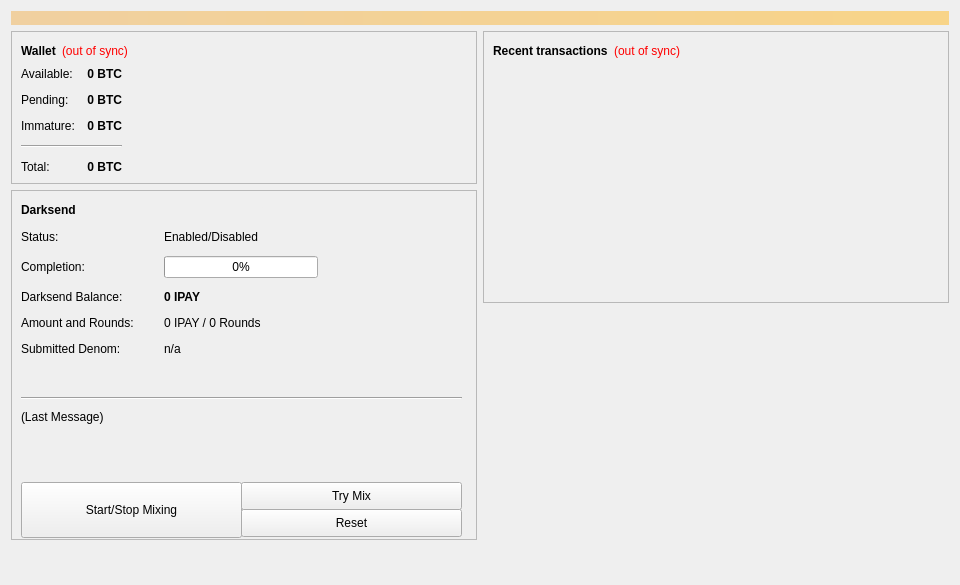
<?xml version="1.0" encoding="UTF-8"?>
<ui version="4.0">
 <class>OverviewPage</class>
 <widget class="QWidget" name="OverviewPage">
  <property name="geometry">
   <rect>
    <x>0</x>
    <y>0</y>
    <width>960</width>
    <height>585</height>
   </rect>
  </property>
  <property name="minimumSize">
   <size>
    <width>960</width>
    <height>0</height>
   </size>
  </property>
  <property name="windowTitle">
   <string>Form</string>
  </property>
  <layout class="QVBoxLayout" name="topLayout">
   <item>
    <widget class="QLabel" name="labelAlerts">
     <property name="visible">
      <bool>false</bool>
     </property>
     <property name="styleSheet">
      <string notr="true">background-color: qlineargradient(x1: 0, y1: 0, x2: 1, y2: 0, stop:0 #F0D0A0, stop:1 #F8D488); color:#000000;</string>
     </property>
     <property name="wordWrap">
      <bool>true</bool>
     </property>
     <property name="margin">
      <number>3</number>
     </property>
    </widget>
   </item>
   <item>
    <layout class="QHBoxLayout" name="horizontalLayout" stretch="1,1">
     <item>
      <layout class="QVBoxLayout" name="verticalLayout_2">
       <item>
        <widget class="QFrame" name="frame">
         <property name="frameShape">
          <enum>QFrame::StyledPanel</enum>
         </property>
         <property name="frameShadow">
          <enum>QFrame::Raised</enum>
         </property>
         <layout class="QVBoxLayout" name="verticalLayout_4">
          <item>
           <layout class="QHBoxLayout" name="horizontalLayout_4">
            <item>
             <widget class="QLabel" name="label_5">
              <property name="font">
               <font>
                <weight>75</weight>
                <bold>true</bold>
               </font>
              </property>
              <property name="text">
               <string>Wallet</string>
              </property>
             </widget>
            </item>
            <item>
             <widget class="QLabel" name="labelWalletStatus">
              <property name="toolTip">
               <string>The displayed information may be out of date. Your wallet automatically synchronizes with the iCash network after a connection is established, but this process has not completed yet.</string>
              </property>
              <property name="styleSheet">
               <string notr="true">QLabel { color: red; }</string>
              </property>
              <property name="text">
               <string notr="true">(out of sync)</string>
              </property>
              <property name="alignment">
               <set>Qt::AlignLeading|Qt::AlignLeft|Qt::AlignVCenter</set>
              </property>
             </widget>
            </item>
            <item>
             <spacer name="horizontalSpacer_2">
              <property name="orientation">
               <enum>Qt::Horizontal</enum>
              </property>
              <property name="sizeHint" stdset="0">
               <size>
                <width>40</width>
                <height>20</height>
               </size>
              </property>
             </spacer>
            </item>
           </layout>
          </item>
          <item>
           <layout class="QHBoxLayout" name="horizontalLayout_3">
            <item>
             <layout class="QFormLayout" name="formLayout_2">
              <property name="fieldGrowthPolicy">
               <enum>QFormLayout::AllNonFixedFieldsGrow</enum>
              </property>
              <property name="horizontalSpacing">
               <number>12</number>
              </property>
              <property name="verticalSpacing">
               <number>12</number>
              </property>
              <item row="0" column="0">
               <widget class="QLabel" name="label">
                <property name="text">
                 <string>Available:</string>
                </property>
               </widget>
              </item>
              <item row="0" column="1">
               <widget class="QLabel" name="labelBalance">
                <property name="font">
                 <font>
                  <weight>75</weight>
                  <bold>true</bold>
                 </font>
                </property>
                <property name="cursor">
                 <cursorShape>IBeamCursor</cursorShape>
                </property>
                <property name="toolTip">
                 <string>Your current spendable balance</string>
                </property>
                <property name="text">
                 <string notr="true">0 BTC</string>
                </property>
                <property name="alignment">
                 <set>Qt::AlignRight|Qt::AlignTrailing|Qt::AlignVCenter</set>
                </property>
                <property name="textInteractionFlags">
                 <set>Qt::LinksAccessibleByMouse|Qt::TextSelectableByKeyboard|Qt::TextSelectableByMouse</set>
                </property>
               </widget>
              </item>
              <item row="1" column="0">
               <widget class="QLabel" name="label_3">
                <property name="text">
                 <string>Pending:</string>
                </property>
               </widget>
              </item>
              <item row="1" column="1">
               <widget class="QLabel" name="labelUnconfirmed">
                <property name="font">
                 <font>
                  <weight>75</weight>
                  <bold>true</bold>
                 </font>
                </property>
                <property name="cursor">
                 <cursorShape>IBeamCursor</cursorShape>
                </property>
                <property name="toolTip">
                 <string>Total of transactions that have yet to be confirmed, and do not yet count toward the spendable balance</string>
                </property>
                <property name="text">
                 <string notr="true">0 BTC</string>
                </property>
                <property name="alignment">
                 <set>Qt::AlignRight|Qt::AlignTrailing|Qt::AlignVCenter</set>
                </property>
                <property name="textInteractionFlags">
                 <set>Qt::LinksAccessibleByMouse|Qt::TextSelectableByKeyboard|Qt::TextSelectableByMouse</set>
                </property>
               </widget>
              </item>
              <item row="2" column="0">
               <widget class="QLabel" name="labelImmatureText">
                <property name="text">
                 <string>Immature:</string>
                </property>
               </widget>
              </item>
              <item row="2" column="1">
               <widget class="QLabel" name="labelImmature">
                <property name="font">
                 <font>
                  <weight>75</weight>
                  <bold>true</bold>
                 </font>
                </property>
                <property name="toolTip">
                 <string>Mined balance that has not yet matured</string>
                </property>
                <property name="text">
                 <string notr="true">0 BTC</string>
                </property>
                <property name="alignment">
                 <set>Qt::AlignRight|Qt::AlignTrailing|Qt::AlignVCenter</set>
                </property>
                <property name="textInteractionFlags">
                 <set>Qt::LinksAccessibleByMouse|Qt::TextSelectableByKeyboard|Qt::TextSelectableByMouse</set>
                </property>
               </widget>
              </item>
              <item row="4" column="0">
               <widget class="QLabel" name="labelTotalText">
                <property name="text">
                 <string>Total:</string>
                </property>
               </widget>
              </item>
              <item row="4" column="1">
               <widget class="QLabel" name="labelTotal">
                <property name="font">
                 <font>
                  <weight>75</weight>
                  <bold>true</bold>
                 </font>
                </property>
                <property name="cursor">
                 <cursorShape>IBeamCursor</cursorShape>
                </property>
                <property name="toolTip">
                 <string>Your current total balance</string>
                </property>
                <property name="text">
                 <string notr="true">0 BTC</string>
                </property>
                <property name="alignment">
                 <set>Qt::AlignRight|Qt::AlignTrailing|Qt::AlignVCenter</set>
                </property>
                <property name="textInteractionFlags">
                 <set>Qt::LinksAccessibleByMouse|Qt::TextSelectableByKeyboard|Qt::TextSelectableByMouse</set>
                </property>
               </widget>
              </item>
              <item row="3" column="0" colspan="2">
               <widget class="Line" name="line">
                <property name="orientation">
                 <enum>Qt::Horizontal</enum>
                </property>
               </widget>
              </item>
             </layout>
            </item>
            <item>
             <spacer name="horizontalSpacer_3">
              <property name="orientation">
               <enum>Qt::Horizontal</enum>
              </property>
              <property name="sizeHint" stdset="0">
               <size>
                <width>40</width>
                <height>20</height>
               </size>
              </property>
             </spacer>
            </item>
           </layout>
          </item>
         </layout>
        </widget>
       </item>
       <item>
        <widget class="QFrame" name="frameDarksend">
         <property name="minimumSize">
          <size>
           <width>0</width>
           <height>350</height>
          </size>
         </property>
         <property name="layoutDirection">
          <enum>Qt::LeftToRight</enum>
         </property>
         <property name="frameShape">
          <enum>QFrame::StyledPanel</enum>
         </property>
         <property name="frameShadow">
          <enum>QFrame::Raised</enum>
         </property>
         <widget class="QWidget" name="formLayoutWidget">
          <property name="geometry">
           <rect>
            <x>10</x>
            <y>40</y>
            <width>451</width>
            <height>161</height>
           </rect>
          </property>
          <layout class="QFormLayout" name="formLayout">
           <property name="fieldGrowthPolicy">
            <enum>QFormLayout::AllNonFixedFieldsGrow</enum>
           </property>
           <property name="horizontalSpacing">
            <number>30</number>
           </property>
           <property name="verticalSpacing">
            <number>12</number>
           </property>
           <item row="0" column="0">
            <widget class="QLabel" name="label_6">
             <property name="text">
              <string>Status:</string>
             </property>
            </widget>
           </item>
           <item row="0" column="1">
            <widget class="QLabel" name="darksendEnabled">
             <property name="text">
              <string>Enabled/Disabled</string>
             </property>
            </widget>
           </item>
           <item row="1" column="0">
            <widget class="QLabel" name="label_7">
             <property name="text">
              <string>Completion:</string>
             </property>
            </widget>
           </item>
           <item row="1" column="1">
            <widget class="QProgressBar" name="darksendProgress">
             <property name="maximumSize">
              <size>
               <width>154</width>
               <height>16777215</height>
              </size>
             </property>
             <property name="value">
              <number>0</number>
             </property>
            </widget>
           </item>
           <item row="2" column="0">
            <widget class="QLabel" name="labelAnonymizedText">
             <property name="text">
              <string>Darksend Balance:</string>
             </property>
            </widget>
           </item>
           <item row="2" column="1">
            <widget class="QLabel" name="labelAnonymized">
             <property name="font">
              <font>
               <weight>75</weight>
               <bold>true</bold>
              </font>
             </property>
             <property name="text">
              <string>0 IPAY</string>
             </property>
            </widget>
           </item>
           <item row="3" column="0">
            <widget class="QLabel" name="label_8">
             <property name="text">
              <string>Amount and Rounds:</string>
             </property>
            </widget>
           </item>
           <item row="3" column="1">
            <widget class="QLabel" name="labelAmountRounds">
             <property name="text">
              <string>0 IPAY / 0 Rounds</string>
             </property>
            </widget>
           </item>
           <item row="4" column="0">
            <widget class="QLabel" name="label_9">
             <property name="text">
              <string>Submitted Denom:</string>
             </property>
            </widget>
           </item>
           <item row="4" column="1">
            <widget class="QLabel" name="labelSubmittedDenom">
             <property name="statusTip">
              <string>The denominations you submitted to the Masternode. To mix, other users must submit the exact same denominations.</string>
             </property>
             <property name="text">
              <string>n/a</string>
             </property>
            </widget>
           </item>
          </layout>
         </widget>
         <widget class="QLabel" name="label_2">
          <property name="geometry">
           <rect>
            <x>10</x>
            <y>10</y>
            <width>66</width>
            <height>20</height>
           </rect>
          </property>
          <property name="font">
           <font>
            <weight>75</weight>
            <bold>true</bold>
           </font>
          </property>
          <property name="text">
           <string>Darksend</string>
          </property>
         </widget>
         <widget class="QPushButton" name="runAutoDenom">
          <property name="geometry">
           <rect>
            <x>251</x>
            <y>17</y>
            <width>1</width>
            <height>1</height>
           </rect>
          </property>
          <property name="palette">
           <palette>
            <active>
             <colorrole role="WindowText">
              <brush brushstyle="SolidPattern">
               <color alpha="255">
                <red>0</red>
                <green>0</green>
                <blue>0</blue>
               </color>
              </brush>
             </colorrole>
             <colorrole role="Button">
              <brush brushstyle="SolidPattern">
               <color alpha="255">
                <red>239</red>
                <green>238</green>
                <blue>238</blue>
               </color>
              </brush>
             </colorrole>
             <colorrole role="Light">
              <brush brushstyle="SolidPattern">
               <color alpha="255">
                <red>255</red>
                <green>255</green>
                <blue>255</blue>
               </color>
              </brush>
             </colorrole>
             <colorrole role="Midlight">
              <brush brushstyle="SolidPattern">
               <color alpha="255">
                <red>247</red>
                <green>246</green>
                <blue>246</blue>
               </color>
              </brush>
             </colorrole>
             <colorrole role="Dark">
              <brush brushstyle="SolidPattern">
               <color alpha="255">
                <red>119</red>
                <green>119</green>
                <blue>119</blue>
               </color>
              </brush>
             </colorrole>
             <colorrole role="Mid">
              <brush brushstyle="SolidPattern">
               <color alpha="255">
                <red>159</red>
                <green>159</green>
                <blue>159</blue>
               </color>
              </brush>
             </colorrole>
             <colorrole role="Text">
              <brush brushstyle="SolidPattern">
               <color alpha="255">
                <red>0</red>
                <green>0</green>
                <blue>0</blue>
               </color>
              </brush>
             </colorrole>
             <colorrole role="BrightText">
              <brush brushstyle="SolidPattern">
               <color alpha="255">
                <red>255</red>
                <green>255</green>
                <blue>255</blue>
               </color>
              </brush>
             </colorrole>
             <colorrole role="ButtonText">
              <brush brushstyle="SolidPattern">
               <color alpha="255">
                <red>0</red>
                <green>0</green>
                <blue>0</blue>
               </color>
              </brush>
             </colorrole>
             <colorrole role="Base">
              <brush brushstyle="SolidPattern">
               <color alpha="255">
                <red>255</red>
                <green>255</green>
                <blue>255</blue>
               </color>
              </brush>
             </colorrole>
             <colorrole role="Window">
              <brush brushstyle="SolidPattern">
               <color alpha="255">
                <red>239</red>
                <green>238</green>
                <blue>238</blue>
               </color>
              </brush>
             </colorrole>
             <colorrole role="Shadow">
              <brush brushstyle="SolidPattern">
               <color alpha="255">
                <red>0</red>
                <green>0</green>
                <blue>0</blue>
               </color>
              </brush>
             </colorrole>
             <colorrole role="AlternateBase">
              <brush brushstyle="SolidPattern">
               <color alpha="255">
                <red>247</red>
                <green>246</green>
                <blue>246</blue>
               </color>
              </brush>
             </colorrole>
             <colorrole role="ToolTipBase">
              <brush brushstyle="SolidPattern">
               <color alpha="255">
                <red>255</red>
                <green>255</green>
                <blue>220</blue>
               </color>
              </brush>
             </colorrole>
             <colorrole role="ToolTipText">
              <brush brushstyle="SolidPattern">
               <color alpha="255">
                <red>0</red>
                <green>0</green>
                <blue>0</blue>
               </color>
              </brush>
             </colorrole>
            </active>
            <inactive>
             <colorrole role="WindowText">
              <brush brushstyle="SolidPattern">
               <color alpha="255">
                <red>0</red>
                <green>0</green>
                <blue>0</blue>
               </color>
              </brush>
             </colorrole>
             <colorrole role="Button">
              <brush brushstyle="SolidPattern">
               <color alpha="255">
                <red>239</red>
                <green>238</green>
                <blue>238</blue>
               </color>
              </brush>
             </colorrole>
             <colorrole role="Light">
              <brush brushstyle="SolidPattern">
               <color alpha="255">
                <red>255</red>
                <green>255</green>
                <blue>255</blue>
               </color>
              </brush>
             </colorrole>
             <colorrole role="Midlight">
              <brush brushstyle="SolidPattern">
               <color alpha="255">
                <red>247</red>
                <green>246</green>
                <blue>246</blue>
               </color>
              </brush>
             </colorrole>
             <colorrole role="Dark">
              <brush brushstyle="SolidPattern">
               <color alpha="255">
                <red>119</red>
                <green>119</green>
                <blue>119</blue>
               </color>
              </brush>
             </colorrole>
             <colorrole role="Mid">
              <brush brushstyle="SolidPattern">
               <color alpha="255">
                <red>159</red>
                <green>159</green>
                <blue>159</blue>
               </color>
              </brush>
             </colorrole>
             <colorrole role="Text">
              <brush brushstyle="SolidPattern">
               <color alpha="255">
                <red>0</red>
                <green>0</green>
                <blue>0</blue>
               </color>
              </brush>
             </colorrole>
             <colorrole role="BrightText">
              <brush brushstyle="SolidPattern">
               <color alpha="255">
                <red>255</red>
                <green>255</green>
                <blue>255</blue>
               </color>
              </brush>
             </colorrole>
             <colorrole role="ButtonText">
              <brush brushstyle="SolidPattern">
               <color alpha="255">
                <red>0</red>
                <green>0</green>
                <blue>0</blue>
               </color>
              </brush>
             </colorrole>
             <colorrole role="Base">
              <brush brushstyle="SolidPattern">
               <color alpha="255">
                <red>255</red>
                <green>255</green>
                <blue>255</blue>
               </color>
              </brush>
             </colorrole>
             <colorrole role="Window">
              <brush brushstyle="SolidPattern">
               <color alpha="255">
                <red>239</red>
                <green>238</green>
                <blue>238</blue>
               </color>
              </brush>
             </colorrole>
             <colorrole role="Shadow">
              <brush brushstyle="SolidPattern">
               <color alpha="255">
                <red>0</red>
                <green>0</green>
                <blue>0</blue>
               </color>
              </brush>
             </colorrole>
             <colorrole role="AlternateBase">
              <brush brushstyle="SolidPattern">
               <color alpha="255">
                <red>247</red>
                <green>246</green>
                <blue>246</blue>
               </color>
              </brush>
             </colorrole>
             <colorrole role="ToolTipBase">
              <brush brushstyle="SolidPattern">
               <color alpha="255">
                <red>255</red>
                <green>255</green>
                <blue>220</blue>
               </color>
              </brush>
             </colorrole>
             <colorrole role="ToolTipText">
              <brush brushstyle="SolidPattern">
               <color alpha="255">
                <red>0</red>
                <green>0</green>
                <blue>0</blue>
               </color>
              </brush>
             </colorrole>
            </inactive>
            <disabled>
             <colorrole role="WindowText">
              <brush brushstyle="SolidPattern">
               <color alpha="255">
                <red>119</red>
                <green>119</green>
                <blue>119</blue>
               </color>
              </brush>
             </colorrole>
             <colorrole role="Button">
              <brush brushstyle="SolidPattern">
               <color alpha="255">
                <red>239</red>
                <green>238</green>
                <blue>238</blue>
               </color>
              </brush>
             </colorrole>
             <colorrole role="Light">
              <brush brushstyle="SolidPattern">
               <color alpha="255">
                <red>255</red>
                <green>255</green>
                <blue>255</blue>
               </color>
              </brush>
             </colorrole>
             <colorrole role="Midlight">
              <brush brushstyle="SolidPattern">
               <color alpha="255">
                <red>247</red>
                <green>246</green>
                <blue>246</blue>
               </color>
              </brush>
             </colorrole>
             <colorrole role="Dark">
              <brush brushstyle="SolidPattern">
               <color alpha="255">
                <red>119</red>
                <green>119</green>
                <blue>119</blue>
               </color>
              </brush>
             </colorrole>
             <colorrole role="Mid">
              <brush brushstyle="SolidPattern">
               <color alpha="255">
                <red>159</red>
                <green>159</green>
                <blue>159</blue>
               </color>
              </brush>
             </colorrole>
             <colorrole role="Text">
              <brush brushstyle="SolidPattern">
               <color alpha="255">
                <red>119</red>
                <green>119</green>
                <blue>119</blue>
               </color>
              </brush>
             </colorrole>
             <colorrole role="BrightText">
              <brush brushstyle="SolidPattern">
               <color alpha="255">
                <red>255</red>
                <green>255</green>
                <blue>255</blue>
               </color>
              </brush>
             </colorrole>
             <colorrole role="ButtonText">
              <brush brushstyle="SolidPattern">
               <color alpha="255">
                <red>119</red>
                <green>119</green>
                <blue>119</blue>
               </color>
              </brush>
             </colorrole>
             <colorrole role="Base">
              <brush brushstyle="SolidPattern">
               <color alpha="255">
                <red>239</red>
                <green>238</green>
                <blue>238</blue>
               </color>
              </brush>
             </colorrole>
             <colorrole role="Window">
              <brush brushstyle="SolidPattern">
               <color alpha="255">
                <red>239</red>
                <green>238</green>
                <blue>238</blue>
               </color>
              </brush>
             </colorrole>
             <colorrole role="Shadow">
              <brush brushstyle="SolidPattern">
               <color alpha="255">
                <red>0</red>
                <green>0</green>
                <blue>0</blue>
               </color>
              </brush>
             </colorrole>
             <colorrole role="AlternateBase">
              <brush brushstyle="SolidPattern">
               <color alpha="255">
                <red>239</red>
                <green>238</green>
                <blue>238</blue>
               </color>
              </brush>
             </colorrole>
             <colorrole role="ToolTipBase">
              <brush brushstyle="SolidPattern">
               <color alpha="255">
                <red>255</red>
                <green>255</green>
                <blue>220</blue>
               </color>
              </brush>
             </colorrole>
             <colorrole role="ToolTipText">
              <brush brushstyle="SolidPattern">
               <color alpha="255">
                <red>0</red>
                <green>0</green>
                <blue>0</blue>
               </color>
              </brush>
             </colorrole>
            </disabled>
           </palette>
          </property>
          <property name="focusPolicy">
           <enum>Qt::NoFocus</enum>
          </property>
          <property name="autoFillBackground">
           <bool>true</bool>
          </property>
          <property name="text">
           <string/>
          </property>
          <property name="flat">
           <bool>true</bool>
          </property>
         </widget>
         <widget class="QPushButton" name="toggleDarksend">
          <property name="geometry">
           <rect>
            <x>10</x>
            <y>292</y>
            <width>221</width>
            <height>56</height>
           </rect>
          </property>
          <property name="sizePolicy">
           <sizepolicy hsizetype="MinimumExpanding" vsizetype="Fixed">
            <horstretch>0</horstretch>
            <verstretch>0</verstretch>
           </sizepolicy>
          </property>
          <property name="text">
           <string>Start/Stop Mixing</string>
          </property>
         </widget>
         <widget class="Line" name="line">
          <property name="geometry">
           <rect>
            <x>10</x>
            <y>200</y>
            <width>441</width>
            <height>16</height>
           </rect>
          </property>
          <property name="orientation">
           <enum>Qt::Horizontal</enum>
          </property>
         </widget>
         <widget class="QLabel" name="darksendStatus">
          <property name="geometry">
           <rect>
            <x>10</x>
            <y>220</y>
            <width>451</width>
            <height>61</height>
           </rect>
          </property>
          <property name="minimumSize">
           <size>
            <width>288</width>
            <height>43</height>
           </size>
          </property>
          <property name="text">
           <string>(Last Message)</string>
          </property>
          <property name="alignment">
           <set>Qt::AlignLeading|Qt::AlignLeft|Qt::AlignTop</set>
          </property>
          <property name="wordWrap">
           <bool>true</bool>
          </property>
         </widget>
         <widget class="QPushButton" name="darksendAuto">
          <property name="geometry">
           <rect>
            <x>230</x>
            <y>292</y>
            <width>221</width>
            <height>28</height>
           </rect>
          </property>
          <property name="sizePolicy">
           <sizepolicy hsizetype="MinimumExpanding" vsizetype="Fixed">
            <horstretch>0</horstretch>
            <verstretch>0</verstretch>
           </sizepolicy>
          </property>
          <property name="toolTip">
           <string>Try to manually submit a Darksend request.</string>
          </property>
          <property name="text">
           <string>Try Mix</string>
          </property>
         </widget>
         <widget class="QPushButton" name="darksendReset">
          <property name="geometry">
           <rect>
            <x>230</x>
            <y>319</y>
            <width>221</width>
            <height>28</height>
           </rect>
          </property>
          <property name="sizePolicy">
           <sizepolicy hsizetype="MinimumExpanding" vsizetype="Fixed">
            <horstretch>0</horstretch>
            <verstretch>0</verstretch>
           </sizepolicy>
          </property>
          <property name="toolTip">
           <string>Reset the current status of Darksend (can interrupt Darksend if it's in the process of Mixing, which can cost you money!)</string>
          </property>
          <property name="autoFillBackground">
           <bool>false</bool>
          </property>
          <property name="text">
           <string>Reset</string>
          </property>
         </widget>
        </widget>
       </item>
       <item>
        <spacer name="verticalSpacer">
         <property name="orientation">
          <enum>Qt::Vertical</enum>
         </property>
         <property name="sizeHint" stdset="0">
          <size>
           <width>20</width>
           <height>40</height>
          </size>
         </property>
        </spacer>
       </item>
      </layout>
     </item>
     <item>
      <layout class="QVBoxLayout" name="verticalLayout_3">
       <item>
        <widget class="QFrame" name="frame_2">
         <property name="frameShape">
          <enum>QFrame::StyledPanel</enum>
         </property>
         <property name="frameShadow">
          <enum>QFrame::Raised</enum>
         </property>
         <layout class="QVBoxLayout" name="verticalLayout">
          <item>
           <layout class="QHBoxLayout" name="horizontalLayout_2">
            <item>
             <widget class="QLabel" name="label_4">
              <property name="text">
               <string>&lt;b&gt;Recent transactions&lt;/b&gt;</string>
              </property>
             </widget>
            </item>
            <item>
             <widget class="QLabel" name="labelTransactionsStatus">
              <property name="toolTip">
               <string>The displayed information may be out of date. Your wallet automatically synchronizes with the iCash network after a connection is established, but this process has not completed yet.</string>
              </property>
              <property name="styleSheet">
               <string notr="true">QLabel { color: red; }</string>
              </property>
              <property name="text">
               <string notr="true">(out of sync)</string>
              </property>
              <property name="alignment">
               <set>Qt::AlignRight|Qt::AlignTrailing|Qt::AlignVCenter</set>
              </property>
             </widget>
            </item>
            <item>
             <spacer name="horizontalSpacer">
              <property name="orientation">
               <enum>Qt::Horizontal</enum>
              </property>
              <property name="sizeHint" stdset="0">
               <size>
                <width>40</width>
                <height>20</height>
               </size>
              </property>
             </spacer>
            </item>
           </layout>
          </item>
          <item>
           <widget class="QListView" name="listTransactions">
            <property name="styleSheet">
             <string notr="true">QListView { background: transparent; }</string>
            </property>
            <property name="frameShape">
             <enum>QFrame::NoFrame</enum>
            </property>
            <property name="verticalScrollBarPolicy">
             <enum>Qt::ScrollBarAlwaysOff</enum>
            </property>
            <property name="horizontalScrollBarPolicy">
             <enum>Qt::ScrollBarAlwaysOff</enum>
            </property>
            <property name="selectionMode">
             <enum>QAbstractItemView::NoSelection</enum>
            </property>
           </widget>
          </item>
         </layout>
        </widget>
       </item>
       <item>
        <spacer name="verticalSpacer_2">
         <property name="orientation">
          <enum>Qt::Vertical</enum>
         </property>
         <property name="sizeHint" stdset="0">
          <size>
           <width>20</width>
           <height>40</height>
          </size>
         </property>
        </spacer>
       </item>
      </layout>
     </item>
    </layout>
   </item>
  </layout>
 </widget>
 <resources/>
 <connections/>
</ui>
